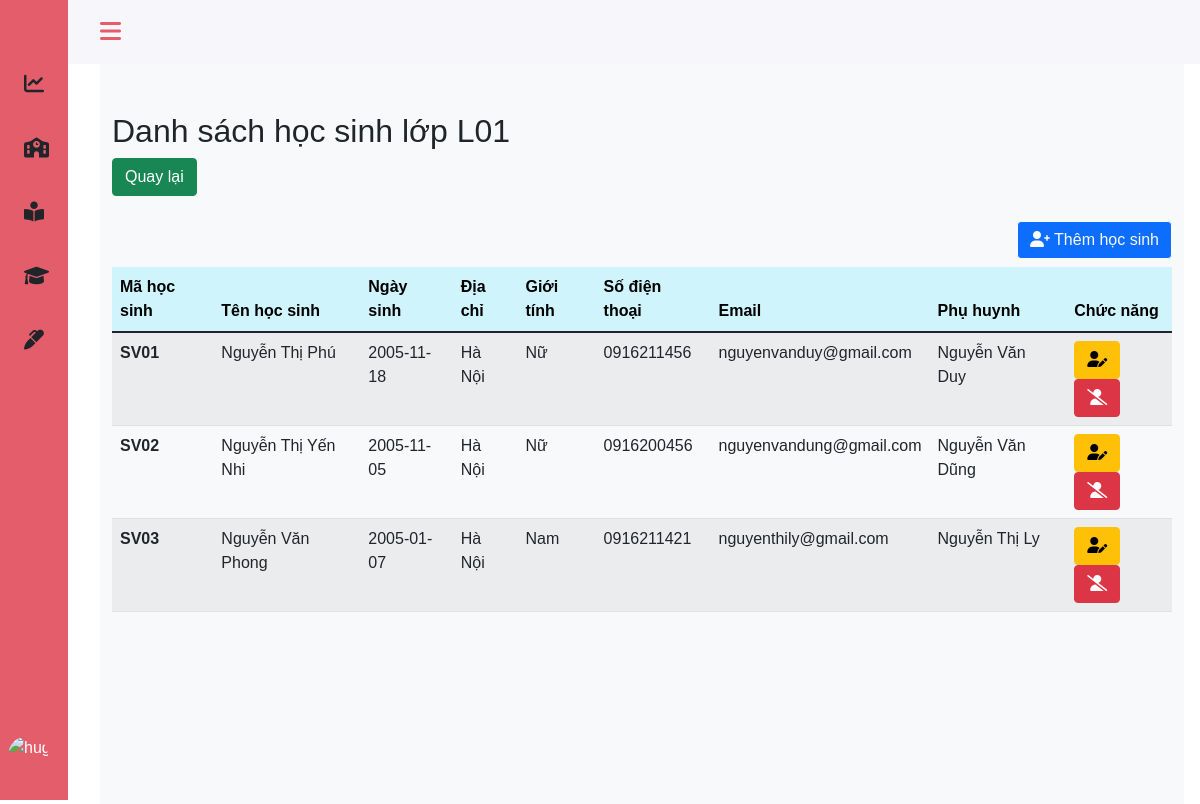
The app's page /admin/detail-class.php?classid= L01 (signed in) with its own data.
### tables this page shows
CREATE TABLE `students` (
  `st_id` varchar(10) NOT NULL,
  `st_name` varchar(30) NOT NULL,
  `st_birth` date NOT NULL,
  `st_address` varchar(50) NOT NULL,
  `st_gender` tinyint(1) NOT NULL,
  `st_phone` tinytext DEFAULT NULL,
  `st_email` varchar(100) DEFAULT NULL,
  `st_parent` varchar(30) NOT NULL,
  `class_id` varchar(11) NOT NULL
);

### admin/detail-class.php (the view, shortened to what this page needs)
<?php
include 'headerad.php';
$id = $_GET['classid']
?>
<main>
    <div class="height-100 bg-light">
        <div class="col py-3  ">
            <div class="container ">
                <div class="row mt-3 pt-3  border-bottom border-light">
                    <div class="col-md-6">
                        <h2>Danh sách học sinh lớp <?php echo $id; ?> </h2>
                    </div>
                    <div><a class="btn btn-success " href="class.php">Quay lại</a></div>
                </div>
            </div>
            <div class="container-fluid py-3" style="width:100% ; overflow: auto; height: auto;">
            <div class="row">
                    <div class=" py-2">
                        <button type="button" class="btn btn-primary btn-md btn-outline-light float-end" data-bs-toggle="modal" data-bs-target="#exampleModal">
                            <i class="fas fa-user-plus"></i> Thêm học sinh
                        </button>
                    </div>
                </div>
                <table class="table table-hover table-striped">
                    <thead>
                        <tr class="table-info">
                            <th scope="col">Mã học sinh</th>
                            <th scope="col">Tên học sinh</th>
                            <th scope="col">Ngày sinh</th>
                            <th scope="col">Địa chỉ</th>
                            <th scope="col">Giới tính</th>
                            <th scope="col">Số điện thoại</th>
                            <th scope="col">Email</th>
                            <th scope="col">Phụ huynh</th>
                            <th scope="col">Chức năng</th>
                        </tr>
                    </thead>
                    <tbody>
                        <?php
                        include '../config.php';
                        $sql = "SELECT st_id, st_name, st_birth, st_address, st_gender, st_phone, st_parent, st_email FROM students
                        WHERE students.class_id = '$id'";
                        $result = mysqli_query($conn, $sql);
                        if (mysqli_num_rows($result) > 0) {
                            while ($row = mysqli_fetch_assoc($result)) {
                        ?>
                                <tr>
                                    <th scope="row"><?php echo $row['st_id']; ?> </th>
                                    <td><?php echo $row['st_name']; ?></td>
                                    <td><?php echo $row['st_birth']; ?></td>
                                    <td><?php echo $row['st_address']; ?></td>
                                    <td><?php echo ($row['st_gender'] == 1 ? "Nam" : "Nữ"); ?></td>
                                    <td><?php echo $row['st_phone']; ?></td>
                                    <td><?php echo $row['st_email']; ?></td>
                                    <td><?php echo $row['st_parent']; ?></td>
                                    <td>
                                        <a class="btn btn-warning" href="edit-student.php?id=<?php echo  $row['st_id'] ?>"><i class="fas fa-user-edit"></i></a>
                                        <a class="btn btn-danger" href="process-delete-student.php?id=<?php echo  $row['st_id'] ?>"><i class="fas fa-user-slash"></i></a>
                                    </td>
                                </tr>
                        <?php
                            }
                        }
                        ?>
                    </tbody>
                </table>
            </div>
        </div>
    </div>
</main>
<?php
include 'footerad.php'
?>

### assets/css/style.css (style rules this page uses)
* { padding: 0; margin: 0; box-sizing: border-box; }
:root { --header-height: 3rem; --nav-width: 68px; --first-color: #4723D9; --first-color-light: #AFA5D9; --white-color: #F7F6FB; --body-font: 'Nunito', sans-serif; --normal-font-size: 1rem; --z-fixed: 100 }
body { position: relative; margin: var(--header-height) 0 0 0; padding: 0 1rem; font-family: var(--body-font); font-size: var(--normal-font-size); transition: .5s }
a { text-decoration: none }
.height-100 { height: 100vh }
@media screen and (min-width: 768px) { body { margin: calc(var(--header-height) + 1rem) 0 0 0; padding-left: calc(var(--nav-width) + 2rem) } }

### records on screen
students: st_id "SV01", st_name "Nguyễn Thị Phú", st_birth "2005-11-18", st_address "Hà Nội", st_gender "Nữ", st_phone "0916211456", st_email "nguyenvanduy@gmail.com", st_parent "Nguyễn Văn Duy"
students: st_id "SV02", st_name "Nguyễn Thị Yến Nhi", st_birth "2005-11-05", st_address "Hà Nội", st_gender "Nữ", st_phone "0916200456", st_email "nguyenvandung@gmail.com", st_parent "Nguyễn Văn Dũng"
students: st_id "SV03", st_name "Nguyễn Văn Phong", st_birth "2005-01-07", st_address "Hà Nội", st_gender "Nam", st_phone "0916211421", st_email "nguyenthily@gmail.com", st_parent "Nguyễn Thị Ly"

### other values on screen
$id "L01"
